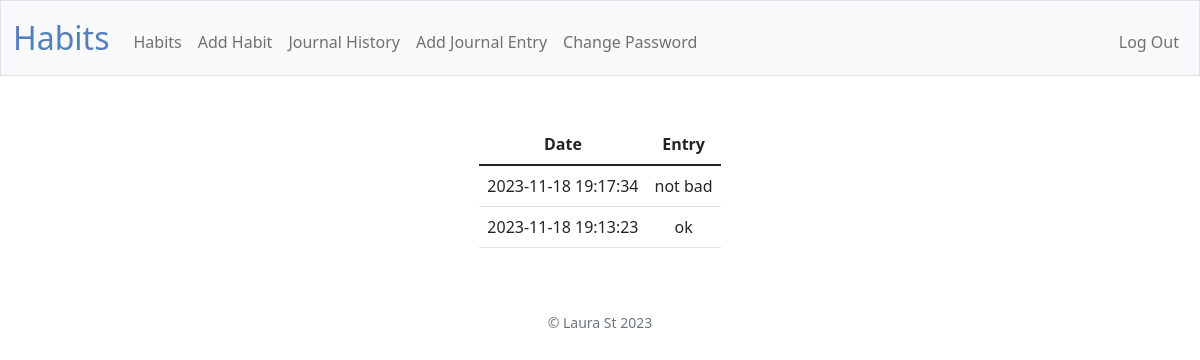
The app's page /journal-history (signed in) with its own data.
### tables this page shows
CREATE TABLE journal_entries (
    entry_id INTEGER PRIMARY KEY AUTOINCREMENT,
    user_id INTEGER,
    entry_content TEXT NOT NULL,
    created_at DATETIME DEFAULT CURRENT_TIMESTAMP,
    FOREIGN KEY (user_id) REFERENCES users(id)
);

### app.py (the view)
@app.route("/journal-history")
@login_required
def journal_history():
    entries = db.execute(
            "SELECT * FROM journal_entries WHERE user_id = ? ORDER BY created_at DESC", session.get("user_id")
    )
    return render_template("journal-history.html", entries=entries)

### app.py (called while the page is built)
@app.after_request
def after_request(response):
    response.headers["Cache-Control"] = "no-cache, no-store, must-revalidate"
    response.headers["Expires"] = 0
    response.headers["Pragma"] = "no-cache"
    return response

### helpers.py (called while the page is built)
def login_required(f):
    @wraps(f)
    def decorated_function(*args, **kwargs):
        if session.get("user_id") is None:
            return redirect("/login")
        return f(*args, **kwargs)
    return decorated_function

### templates/journal-history.html (shortened to what this page needs)
{% extends "layout.html" %}
{% block main %}
<table class="table mx-auto w-auto">
    <thead>
        <tr>
            <th>Date</th>
            <th>Entry</th>
        </tr>
    </thead>
    <tbody>
        {% for entry in entries %}
        <tr>
            <td>{{entry.created_at}}</td>
            <td>{{entry.entry_content}}</td>
        </tr>
        {% endfor %}
    </tbody>
</table>
{% endblock %}

### records on screen
journal_entries: created_at "2023-11-18 19:17:34", entry_content "not bad"
journal_entries: created_at "2023-11-18 19:13:23", entry_content "ok"
